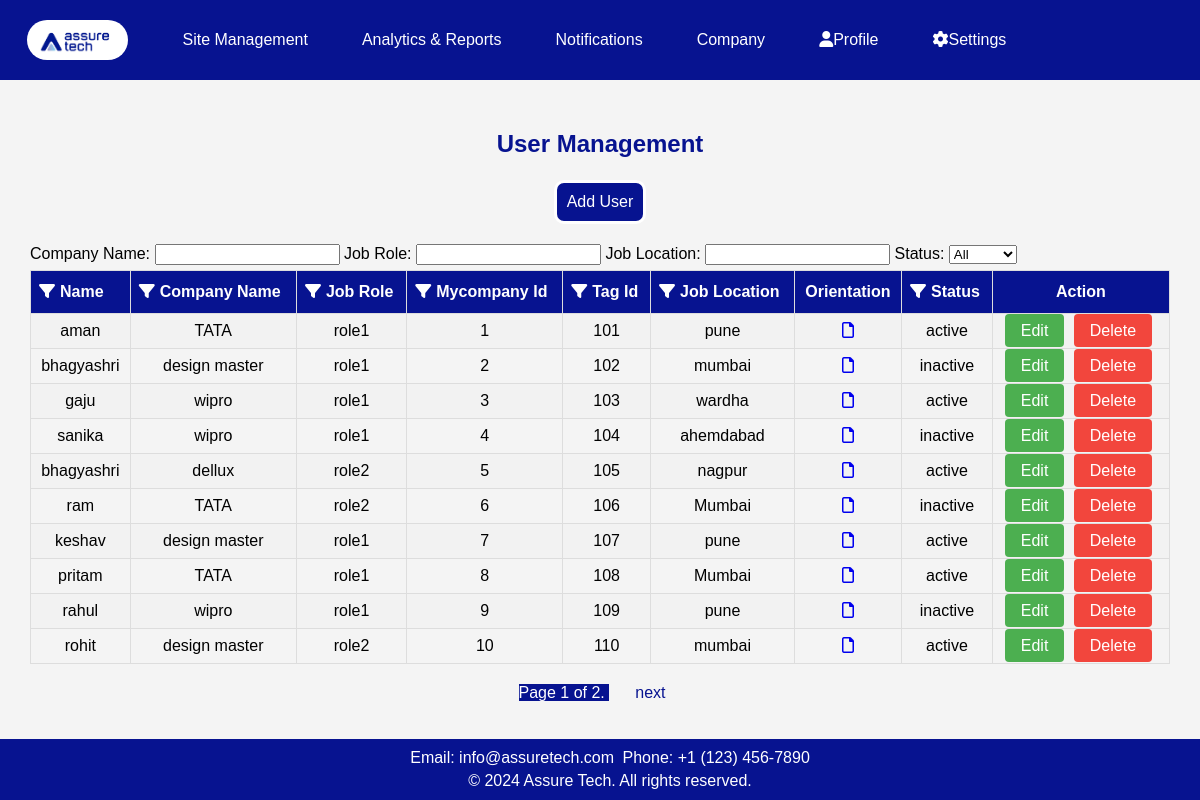
The app's page /get_all/ with its own data.
### app1/models.py (models this page shows, shortened)
class UserEnrolled(models.Model):
    name = models.CharField(max_length=255)
    company_name = models.CharField(max_length=100)
    job_role = models.CharField(max_length=100, choices=[
        ('role1', 'Role 1'),
        ('role2', 'Role 2'),
    ])
    mycompany_id = models.IntegerField(unique=True)
    tag_id = models.IntegerField(unique=True)
    job_location = models.CharField(max_length=100)
    orientation = models.FileField(upload_to='attachments/', validators=[FileExtensionValidator(['pdf', 'doc', 'docx', 'jpeg', 'jpg'])])
    status = models.CharField(max_length=10, choices=[
        ('active', 'Active'),
        ('inactive', 'Inactive'),
    ])

### app1/views.py (the view)
# urls.py: path('get_all/',get_data.as_view(),name='get_all'),
class get_data(ListView):
    model = UserEnrolled
    template_name = 'app1/getdata.html'
    context_object_name = 'data'
    paginate_by = 10
    def get_queryset(self):
        return UserEnrolled.objects.all()

### app1/templates/app1/getdata.html (shortened to what this page needs)
<!DOCTYPE html>
<html lang="en">
<head>
    <link rel="stylesheet" href="https://cdnjs.cloudflare.com/ajax/libs/font-awesome/5.15.3/css/all.min.css">
    <link rel="stylesheet" href="https://cdnjs.cloudflare.com/ajax/libs/font-awesome/6.0.0/css/all.min.css">
    {% load static %}
</head>
<body>
    <header>
        <nav class="nav">
            <a class="logo" href="#"><img src="{% static 'app1/images/logo.jpg' %}" alt="Logo"></a>
            <div class="dropdown">
                <a href="{% url 'sites' %}">Site Management</a>
            </div>
            <a href="{% url 'report' %}">Analytics & Reports</a>
            <a href="{% url 'notification' %}">Notifications</a>
            <a href="{% url 'company' %}">Company</a>
            <div class="dropdown">
                <a href="#" class="dropbtn"><i class="fas fa-user"></i>Profile</a>
            </div>
            <div class="dropdown">
                <a href="#" class="dropbtn"><i class="fas fa-cog"></i>Settings</a>
            </div>
        </nav>
    </header>
    <div class="user">
        <h2 class="heading1">User Management</h2>
        <a class="add" href="{% url 'create' %}">Add User</a>
    </div>
    <div id="table-container">
        <div class="filter-container">
            <label for="filterCompanyName">Company Name:</label>
            <input type="text" id="filterCompanyName" oninput="filterTable()">
            <label for="filterJobRole">Job Role:</label>
            <input type="text" id="filterJobRole" oninput="filterTable()">
            <label for="filterJobLocation">Job Location:</label>
            <input type="text" id="filterJobLocation" oninput="filterTable()">
            <label for="filterStatus">Status:</label>
            <select id="filterStatus" onchange="filterTable()">
                <option value="">All</option>
            </select>
        </div>
        <table id="customers">
            <tr>
                <th>
                    <div>
                        <span class="filter-icon" onclick="toggleFilter(0)"><i class="fas fa-filter"></i></span>
                        Name
                    </div>
                </th>
                <th>
                    <div>
                        <span class="filter-icon" onclick="toggleFilter(1)"><i class="fas fa-filter"></i></span>
                        Company Name
                    </div>
                </th>
                <th>
                    <div>
                        <span class="filter-icon" onclick="toggleFilter(2)"><i class="fas fa-filter"></i></span>
                        Job Role
                    </div>
                </th>
                <th>
                    <div>
                        <span class="filter-icon" onclick="toggleFilter(3)"><i class="fas fa-filter"></i></span>
                        Mycompany Id
                    </div>
                </th>
                <th>
                    <div>
                        <span class="filter-icon" onclick="toggleFilter(4)"><i class="fas fa-filter"></i></span>
                        Tag Id
                    </div>
                </th>
                <th>
                    <div>
                        <span class="filter-icon" onclick="toggleFilter(5)"><i class="fas fa-filter"></i></span>
                        Job Location
                    </div>
                </th>
                <th>Orientation</th>
                <th>
                    <div>
                        <span class="filter-icon" onclick="toggleFilter(7)"><i class="fas fa-filter"></i></span>
                        Status
                    </div>
                </th>
                <th>Action</th>
            </tr>
            {% for i in data %}
            <tr>
                <td>{{i.name}}</td>
                <td>{{i.company_name}}</td>
                <td>{{i.job_role}}</td>
                <td>{{i.mycompany_id}}</td>
                <td>{{i.tag_id}}</td>
                <td>{{i.job_location}}</td>
                {% load custom_filters %}
                <td>
                    {% if i.orientation %}
                    {% with file_extension=i.orientation.name|lower %}
                    <a href="{{ i.orientation.url }}" target="_blank">
                        <i class="file-icon {% if file_extension|slice:"-4" == '.pdf' %}far fa-file-pdf
                                    {% elif file_extension|slice:"-4" == '.doc' or file_extension|slice:"-5" == '.docx' %}far fa-file-word
                                    {% elif file_extension|slice:"-5" == '.jpeg' or file_extension|slice:"-4" == '.jpg' or file_extension|slice:"-4" == '.png' %}far fa-file-image
                                    {% elif file_extension|slice:"-4" == '.xls' or file_extension|slice:"-5" == '.xlsx' %}far fa-file-excel
                                    {% elif file_extension|slice:"-4" == '.ppt' or file_extension|slice:"-5" == '.pptx' %}far fa-file-powerpoint
                                    {% else %}far fa-file
                                {% endif %}"></i>
                    </a>
                    {% endwith %}
                    {% else %}
                    N/A
                    {% endif %}
                </td>
                <td>{{i.status}}</td>
                <td>
                    <a href="{% url 'user_update' i.id %}" class="edit-btn">Edit</a>
                    <a href="{% url 'task_delete' i.pk %}" class="delete-btn">Delete</a>
                </td>
            </tr>
            {% endfor %}
        </table>
        <div class="pagination">
            <span class="step-links">
                <span class="current">
                    Page {{ page_obj.number }} of {{ page_obj.paginator.num_pages }}.
                </span>
                {% if page_obj.has_next %}
                <a href="?page={{ page_obj.next_page_number }}">next</a>
                {% endif %}
            </span>
        </div>
    </div>
    <footer>
        <p>Email: info@assuretech.com</p>
        <p>Phone: +1 (123) 456-7890</p>
        <div class="footer-bottom">
            <p>&copy; 2024 Assure Tech. All rights reserved.</p>
        </div>
    </footer>
</body>
</html>

### app1/templates/app1/getdata.html (style rules this page uses)
body { font-family: 'Verdana', sans-serif; width: 100%; margin: 0; padding-top: 10vh; background: #f4f4f4; box-sizing: border-box; height: 800px; }
header { background-color: #071390; color: white; text-align: center; padding: 10px 0; position: fixed; top: 0; width: 100%; z-index: 1000; display: flex; justify-content: space-between; align-items: center; }
.nav { display: flex; align-items: center; margin-right: 100px; }
.logo img { max-height: 40px; margin-left: 15px; float: left; border-radius: 20px; }
.nav a { padding: 10px 12px; color: white; text-decoration: none; display: inline-block; margin-right: 30px; }
.dropdown { display: inline-block; }
.user { text-align: center; margin-top: 50px; }
#table-container { margin-top: 20px; margin-left: 30px; margin-right: 30px; }
#customers { font-family: Arial, Helvetica, sans-serif; border-collapse: collapse; width: 100%; }
#customers td, #customers th { border: 1px solid #ddd; padding: 8px; text-align: center; }
#customers tr:nth-child(even) { background-color: #f2f2f2; }
#customers th { padding-top: 12px; padding-bottom: 12px; background-color: #071390; color: white; }
.heading1 { text-align: center; color: #071390; }
.add { background-color: #071390; color: white; padding: 10px; border: solid; margin-top: 2px; display: inline-block; text-decoration: none; border-radius: 10px 10px; }
.edit-btn, .delete-btn { background-color: #4CAF50; color: white; padding: 8px 16px; border: none; border-radius: 4px; cursor: pointer; margin-right: 5px; text-decoration: none; }
.delete-btn { background-color: #f2463d; }
footer { position: fixed; bottom: 0; width: 100%; background-color: #071390; color: white; text-align: center; padding: 10px; z-index: 1000; }
footer h4, footer p { white-space: nowrap; margin: 0; padding: 2px; display: inline; }
.footer-bottom { white-space: nowrap; padding-top: 5px; }
.footer-bottom p { margin: 0; }
.pagination { display: flex; justify-content: center; margin-top: 20px; flex-wrap: wrap; }
.pagination a { color: #071390; padding: 8px 16px; text-decoration: none; transition: background-color 0.3s; margin: 5px; }
.pagination .current { background-color: #071390; color: white; margin: 5px; }
.filter-container { margin-bottom: 5px; }
.filter-icon { margin-right: 5px; cursor: pointer; }
th div { display: flex; align-items: center; }

### records on screen
UserEnrolled: name "aman", company_name "TATA", job_role "role1", mycompany_id "1", tag_id "101", job_location "pune", status "active"
UserEnrolled: name "bhagyashri", company_name "design master", job_role "role1", mycompany_id "2", tag_id "102", job_location "mumbai", status "inactive"
UserEnrolled: name "gaju", company_name "wipro", job_role "role1", mycompany_id "3", tag_id "103", job_location "wardha", status "active"
UserEnrolled: name "sanika", company_name "wipro", job_role "role1", mycompany_id "4", tag_id "104", job_location "ahemdabad", status "inactive"
UserEnrolled: name "bhagyashri", company_name "dellux", job_role "role2", mycompany_id "5", tag_id "105", job_location "nagpur", status "active"
UserEnrolled: name "ram", company_name "TATA", job_role "role2", mycompany_id "6", tag_id "106", job_location "Mumbai", status "inactive"
UserEnrolled: name "keshav", company_name "design master", job_role "role1", mycompany_id "7", tag_id "107", job_location "pune", status "active"
UserEnrolled: name "pritam", company_name "TATA", job_role "role1", mycompany_id "8", tag_id "108", job_location "Mumbai", status "active"
UserEnrolled: name "rahul", company_name "wipro", job_role "role1", mycompany_id "9", tag_id "109", job_location "pune", status "inactive"
UserEnrolled: name "rohit", company_name "design master", job_role "role2", mycompany_id "10", tag_id "110", job_location "mumbai", status "active"

### other values on screen
{{ page_obj.number }} "1"
{{ page_obj.paginator.num_pages }} "2"
